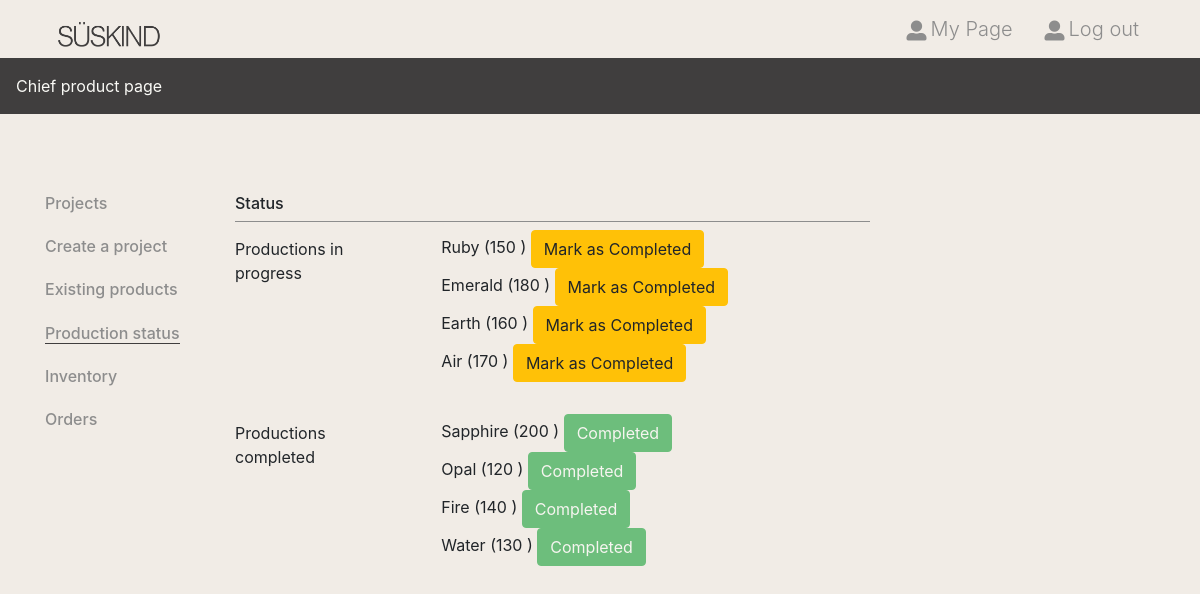
/cp-status, run on the app's committed database.
### tables this page shows
CREATE TABLE "production" (
	"id"	INTEGER,
	"product"	TEXT,
	"quantity"	TEXT,
	"status"	TEXT,
	PRIMARY KEY("id" AUTOINCREMENT)
);

### app.py (the view)
@app.route('/cp-status')
def cp_status():
    productions_data = get_productions()
    return render_template('cp-status.html', productions=productions_data)

### app.py (called while the page is built)
def get_productions():
    conn = sqlite3.connect('BDD.db')
    cursor = conn.cursor()
    cursor.execute("SELECT * FROM production WHERE status = 'in progress'")
    in_progress = cursor.fetchall()
    cursor.execute("SELECT * FROM production WHERE status = 'completed'")
    completed = cursor.fetchall()
    conn.close()
    return {
        'inProgress': [{'id': row[0], 'name': row[1], 'quantity': row[2]} for row in in_progress],
        'completed': [{'id': row[0], 'name': row[1], 'quantity': row[2]} for row in completed]
    }

### templates/cp-status.html (shortened to what this page needs)
<!DOCTYPE html>
<html lang="en">
<head>
    <link rel="stylesheet" href="../static/css/all.css">
    <link rel="stylesheet" href="https://cdnjs.cloudflare.com/ajax/libs/font-awesome/5.14.0/css/all.min.css" />
</head>
<body>
    <header class="position-relative">
        <div class="container">
            <nav class="d-flex justify-content-between align-items-center mb-40px mb-md-0">
                <h1 class="m-0"><a href="/" class="d-block">Süskind</a></h1>
                <ul class="header_menu d-none d-lg-flex justify-content-between m-0">
                    <li>
                        <a class="h5 d-flex align-items-center text-dark font-weight-light mb-0 p-3" href="chief-product">
                            <i class="fas fa-user-alt mr-1"></i>
                            <p class="m-0">My Page</p>
                        </a>
                    </li>
                    <li>
                        <a class="h5 d-flex align-items-center text-dark text-center font-weight-light mb-0 p-3" href="login">
                            <i class="fas fa-user-alt mr-1"></i>
                            <p class="m-0">Log out</p>
                        </a>
                    </li>
                </ul>
            </nav>
        </div>
    </header>
    <div class="product_category bg-primary d-none d-lg-flex mb-80px">
            <ul class="d-flex m-0 p-0">
                <li><a class="d-block text-white p-3 text-center">Chief product page</a></li>
            </ul>
    </div>
    <div class="member_content">
        <div class="container">
            <div class="row flex-lg-row-reverse">
                <div class="col-12 col-lg-3 text-dark"></div>
                <div class="col-12 col-lg-6 col-lg-7">
                    <h3 class="h6 border-dark border-bottom pb-2">Status</h3>
                        <div class="form-group row">
                            <label for="selectGender" class="col-4 col-md-3 col-form-label">Productions in progress</label>
                            <div class="col-8">
                                <ul>
                                    {% for production in productions.inProgress %}
                                        <li>
                                            <span>{{ production.name }} ({{ production.quantity }} )</span>
                                            <button class="btn btn-warning" data-id="{{ production.id }}" data-status="completed" onclick="updateStatus(this)">Mark as Completed</button>
                                        </li>
                                    {% endfor %}
                                </ul>
                            </div>
                        </div>
                        <div class="form-group row">
                            <label for="selectGender" class="col-4 col-md-3 col-form-label">Productions completed</label>
                            <div class="col-8">
                                <ul>
                                    {% for production in productions.completed %}
                                        <li>
                                            <span>{{ production.name }} ({{ production.quantity }} )</span>
                                            <button class="btn btn-success" disabled>Completed</button>
                                        </li>
                                    {% endfor %}
                                </ul>
                            </div>
                        </div>
                    </div>
                    <div class="col-md-3 col-lg-2 d-none d-lg-block">
                        <h6 class="mb-4"><a href="chief-product" class="text-dark">Projects</a></h6>
                        <h6 class="mb-4"><a href="create-project" class="text-dark">Create a project</a></h6>
                        <h6 class="mb-4"><a href="cp-products" class="text-dark">Existing products</a></h6>
                        <h6 class="mb-4"><a href="cp-status" class="text-dark border-primary border-bottom">Production status</a></h6>
                        <h6 class="mb-4"><a href="cp-stock" class="text-dark">Inventory</a></h6>
                        <h6 class="mb-4"><a href="cp-order" class="text-dark">Orders</a></h6>
                    </div>
                </div>
            </div>
        </div>
</body>
</html>

### data on the page
production: name "Ruby", quantity "150"
production: name "Emerald", quantity "180"
production: name "Earth", quantity "160"
production: name "Air", quantity "170"
production: name "Sapphire", quantity "200"
production: name "Opal", quantity "120"
production: name "Fire", quantity "140"
production: name "Water", quantity "130"
